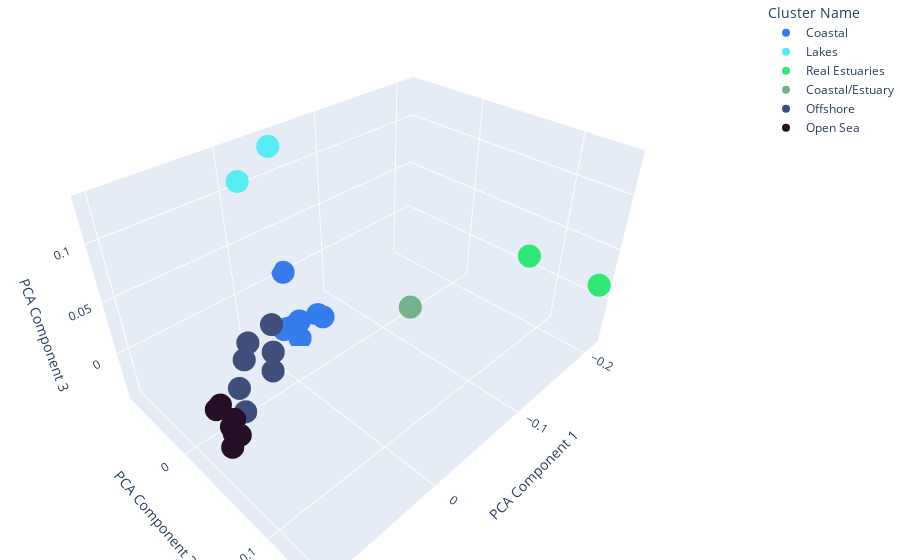

Write notebook code for a chart like this one.
### Code cell
plot_inertia(10)

n_clusters = 6
kmeans = KMeans(n_clusters=n_clusters, random_state=0)
kmeans.fit(feature_vecs)
labels = kmeans.labels_
print(labels)

pca = PCA(n_components=3)
reduced_features = pca.fit_transform(feature_vecs)

# fig = plt.figure()
# ax = fig.add_subplot(111, projection='3d')

# colors = ['r', 'g', 'b', 'y', 'c', 'm']
# for i in range(n_clusters):
#     ax.scatter(reduced_features[labels == i, 0], reduced_features[labels == i, 1], reduced_features[labels == i, 2], 
#                color=colors[i], label=f'Cluster {i}')

# ax.set_xlabel('PCA Component 1')
# ax.set_ylabel('PCA Component 2')
# ax.set_zlabel('PCA Component 3')
# ax.legend()
# plt.title('K-means Clustering')
# plt.show()

location_clusters = []

for i in range(n_clusters):
    location_cluster = [locations[j] for j in range(len(labels)) if labels[j] == i]
    location_clusters.append(location_cluster)
    print(f"Cluster {i}:")
    print(location_cluster)
    print(len(location_cluster))
    print()

color_dict = {"Open Sea": "#260f26", "Offshore": "#404e7c", "Coastal": "#357ded", "Coastal/Estuary": "#71b48d", "Real Estuaries": "#32e875", "Lakes": "#56eef4"}


cluster_name_map = {"0": "Open Sea", "1": "Offshore", "2": "Coastal", "3": "Coastal/Estuary", "4": "Real Estuaries", "5": "Lakes"}



df = pd.DataFrame(reduced_features, columns=['PCA Component 1', 'PCA Component 2', 'PCA Component 3'])
df['Cluster'] = labels.astype(str)
df['Cluster Name'] = df['Cluster'].map(cluster_name_map)

df['Location'] = normalized_phyto.index
display(df)
print(df)
fig = px.scatter_3d(df, x='PCA Component 1', y='PCA Component 2', z='PCA Component 3', color='Cluster Name', color_discrete_map = color_dict, hover_name='Location')

fig.update_layout(margin=dict(l=0, r=0, b=0, t=0))

fig.show()

### Figure 1 — Plotly figure (JSON) as saved in the notebook; plotly's stock layout.template omitted (floating-point values rounded to 4 significant figures)
{"data": [{"hovertemplate": "<b>%{hovertext}</b><br><br>Cluster Name=Coastal<br>PCA Component 1=%{x}<br>PCA Component 2=%{y}<br>PCA Component 3=%{z}<extra></extra>", "hovertext": ["DANTZGT", "GOERE6", "HUIBGOT", "LODSGT", "MARSDND", "ROTTMPT3", "VLISSGBISSVH", "WALCRN2"], "legendgroup": "Coastal", "marker": {"color": "#357ded", "symbol": "circle"}, "mode": "markers", "name": "Coastal", "scene": "scene", "showlegend": true, "type": "scatter3d", "x": [-0.06409, -0.02203, -0.03093, -0.04764, -0.01592, -0.02863, -0.06085, -0.03219], "y": [-0.04996, -0.04126, -0.03452, -0.07504, -0.03713, -0.04007, -0.0385, -0.03733], "z": [-0.03987, -0.02716, -0.01992, 0.003425, -0.02237, -0.02758, -0.03438, -0.0419]}, {"hovertemplate": "<b>%{hovertext}</b><br><br>Cluster Name=Lakes<br>PCA Component 1=%{x}<br>PCA Component 2=%{y}<br>PCA Component 3=%{z}<extra></extra>", "hovertext": ["DREISR", "SOELKKPDOT"], "legendgroup": "Lakes", "marker": {"color": "#56eef4", "symbol": "circle"}, "mode": "markers", "name": "Lakes", "scene": "scene", "showlegend": true, "type": "scatter3d", "x": [-0.008701, -0.03667], "y": [-0.06882, -0.06382], "z": [0.1101, 0.1317]}, {"hovertemplate": "<b>%{hovertext}</b><br><br>Cluster Name=Real Estuaries<br>PCA Component 1=%{x}<br>PCA Component 2=%{y}<br>PCA Component 3=%{z}<extra></extra>", "hovertext": ["GROOTGND", "SCHAARVODDL"], "legendgroup": "Real Estuaries", "marker": {"color": "#32e875", "symbol": "circle"}, "mode": "markers", "name": "Real Estuaries", "scene": "scene", "showlegend": true, "type": "scatter3d", "x": [-0.1933, -0.2125], "y": [0.0846, 0.1431], "z": [0.0273, 0.01624]}, {"hovertemplate": "<b>%{hovertext}</b><br><br>Cluster Name=Coastal/Estuary<br>PCA Component 1=%{x}<br>PCA Component 2=%{y}<br>PCA Component 3=%{z}<extra></extra>", "hovertext": ["HANSWGL"], "legendgroup": "Coastal/Estuary", "marker": {"color": "#71b48d", "symbol": "circle"}, "mode": "markers", "name": "Coastal/Estuary", "scene": "scene", "showlegend": true, "type": "scatter3d", "x": [-0.128], "y": [0.007415], "z": [-0.03475]}, {"hovertemplate": "<b>%{hovertext}</b><br><br>Cluster Name=Offshore<br>PCA Component 1=%{x}<br>PCA Component 2=%{y}<br>PCA Component 3=%{z}<extra></extra>", "hovertext": ["NOORDWK10", "NOORDWK2", "NOORDWK20", "TERSLG10", "TERSLG4", "WALCRN20", "WALCRN70"], "legendgroup": "Offshore", "marker": {"color": "#404e7c", "symbol": "circle"}, "mode": "markers", "name": "Offshore", "scene": "scene", "showlegend": true, "type": "scatter3d", "x": [0.02887, -0.003615, 0.04197, 0.0591, 0.01247, 0.01992, 0.06683], "y": [-0.02441, -0.03691, -0.01151, 0.004674, -0.01501, -0.007106, 0.02196], "z": [-0.002578, -0.009723, -0.004022, -0.01142, -0.0166, -0.02718, -0.01777]}, {"hovertemplate": "<b>%{hovertext}</b><br><br>Cluster Name=Open Sea<br>PCA Component 1=%{x}<br>PCA Component 2=%{y}<br>PCA Component 3=%{z}<extra></extra>", "hovertext": ["NOORDWK70", "ROTTMPT50", "ROTTMPT70", "TERSLG100", "TERSLG135", "TERSLG175", "TERSLG235"], "legendgroup": "Open Sea", "marker": {"color": "#260f26", "symbol": "circle"}, "mode": "markers", "name": "Open Sea", "scene": "scene", "showlegend": true, "type": "scatter3d", "x": [0.09341, 0.08856, 0.08916, 0.09875, 0.09988, 0.09673, 0.08949], "y": [0.04352, 0.02038, 0.02885, 0.05703, 0.06134, 0.06286, 0.04572], "z": [-0.01715, -0.0008466, 0.01039, 0.01794, 0.01583, 0.01299, 0.009312]}], "layout": {"legend": {"title": {"text": "Cluster Name"}, "tracegroupgap": 0}, "margin": {"b": 0, "l": 0, "r": 0, "t": 0}, "scene": {"domain": {"x": [0, 1], "y": [0, 1]}, "xaxis": {"title": {"text": "PCA Component 1"}}, "yaxis": {"title": {"text": "PCA Component 2"}}, "zaxis": {"title": {"text": "PCA Component 3"}}}}}
